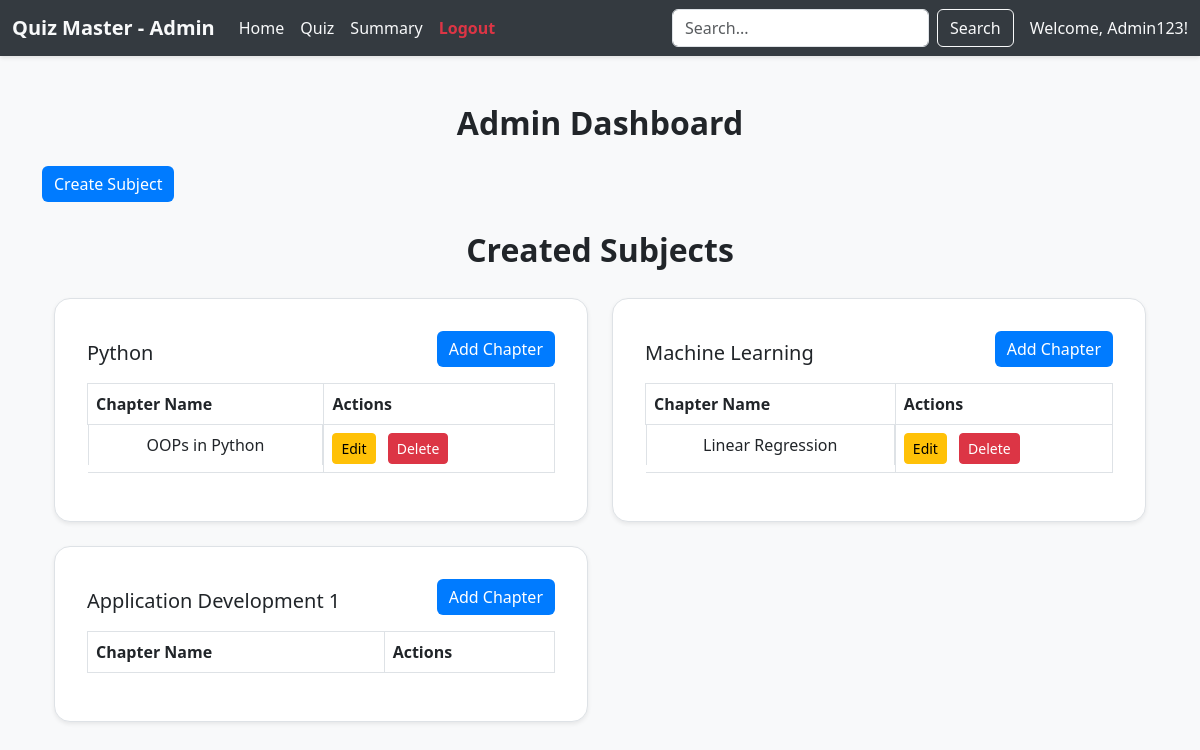
Page /admin_dash on the earlier database version.
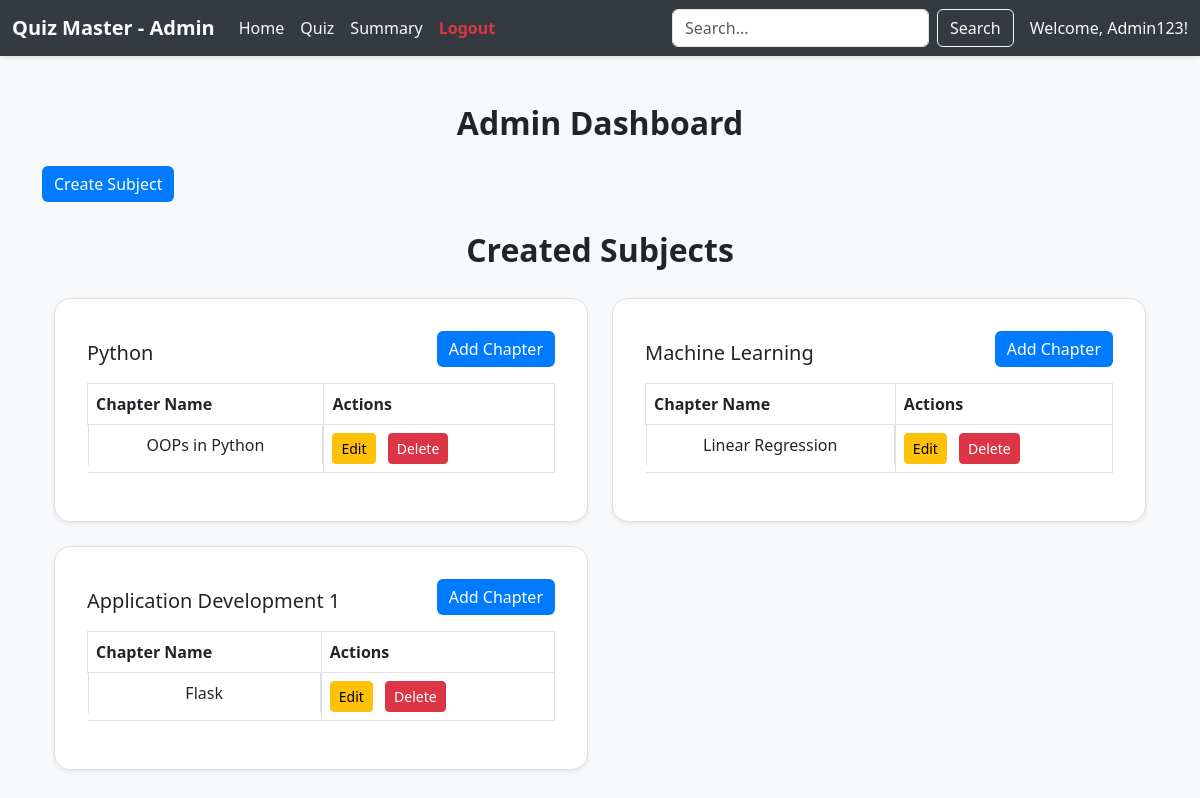
Same page on the later database version.
### applications/models.py (models this page shows)
class User(db.Model):
    id = db.Column(db.Integer, primary_key=True)
    username = db.Column(db.String(), unique=True, nullable=False)
    email = db.Column(db.String(), unique=True, nullable=False)
    password = db.Column(db.String(), nullable=False)
    full_name = db.Column(db.String(), nullable=False)
    qualification = db.Column(db.String(), nullable=False)
    dob = db.Column(db.String(), nullable=False)
    role = db.Column(db.String(), nullable=False, default='user')  # 'admin' or 'user'

class Subject(db.Model):
    id = db.Column(db.Integer, primary_key=True)
    name = db.Column(db.String(), unique=True, nullable=False)
    description = db.Column(db.Text, nullable=True)

class Chapter(db.Model):
    id = db.Column(db.Integer, primary_key=True)
    name = db.Column(db.String(), nullable=False)
    description = db.Column(db.Text, nullable=True)
    num_questions = db.Column(db.Integer, nullable=False)
    subject_id = db.Column(db.Integer, db.ForeignKey('subject.id', ondelete="CASCADE"), nullable=False)
    subject = db.relationship('Subject', backref=db.backref('chapters', lazy=True, cascade="all, delete"))

### applications/controllers.py (the view)
@app.route('/admin_dash')
def admin_dashboard():
    admin_user = User.query.filter_by(role='admin').first()
    subjects = Subject.query.all()
    return render_template('admin_dash.html', this_user=admin_user, subjects=subjects)

### templates/admin_dash.html (shortened to what this page needs)
<!DOCTYPE html>
<html lang="en">
<head>
    <link href="https://cdn.jsdelivr.net/npm/bootstrap@5.3.0/dist/css/bootstrap.min.css" rel="stylesheet">
    <link rel="stylesheet" href="/static/style.css">
</head>
<body>
    <nav class="navbar navbar-expand-lg" style="background-color: #343a40; box-shadow: 0 2px 4px rgba(0, 0, 0, 0.1)">
        <div class="container-fluid">
            <a class="navbar-brand text-light fw-bold" href="#">Quiz Master - Admin</a>
            <div class="collapse navbar-collapse" id="navbarNav">
                <ul class="navbar-nav me-auto">
                    <li class="nav-item"><a class="nav-link active text-light" href="/admin_dash">Home</a></li>
                    <li class="nav-item"><a class="nav-link text-light" href="/quiz_creator" target="_blank">Quiz</a>
                    </li>
                    <li class="nav-item"><a class="nav-link text-light" href="#">Summary</a></li>
                    <li class="nav-item"><a class="nav-link text-danger fw-bold" href="/login">Logout</a></li>
                </ul>
                <form class="d-flex">
                    <input class="form-control me-2" type="search" placeholder="Search..." aria-label="Search">
                    <button class="btn btn-outline-light" type="submit">Search</button>
                </form>
                <span class="navbar-text ms-3 text-light">
                    Welcome, {{ this_user.username }}!
                </span>
            </div>
        </div>
    </nav>
    <div class="container mt-5">
        <h2 style="text-align: center;">Admin Dashboard</h2>
        <a href="/add_subject" class="btn btn-primary mt-3">Create Subject</a>
        <div class="container mt-4">
            <p class="text-center mb-4 fs-2 fw-bold">Created Subjects</p>
            <div class="row">
                {% for subject in subjects %}
                <div class="col-12 col-md-6 mb-4">
                    <div class="card border shadow-sm p-3 rounded-4">
                        <div class="card-body">
                            <div class="d-flex justify-content-between align-items-center">
                                <h5 class="card-title">{{ subject.name }}</h5>
                                <a href="/add_chapter/{{ subject.id }}" class="btn btn-primary mb-3">Add Chapter</a>
                            </div>
                            <table class="table table-bordered">
                                <thead>
                                    <tr>
                                        <th>Chapter Name</th>
                                        <th>Actions</th>
                                    </tr>
                                </thead>
                                <tbody>
                                    {% for chapter in subject.chapters %}
                                    <tr>
                                        <td class="d-flex justify-content-center gap-3"     >{{ chapter.name }}</td>
                                        <td>
                                            <a href="/edit_chapter/{{ chapter.id }}"
                                                class="btn btn-warning btn-sm me-2">Edit</a>
                                            <a href="/delete_chapter/{{ chapter.id }}"
                                                class="btn btn-danger btn-sm">Delete</a>
                                        </td>
                                    </tr>
                                    {% endfor %}
                                </tbody>
                            </table>
                        </div>
                    </div>
                </div>
                {% endfor %}
            </div>
        </div>
    </div>
</body>
</html>

### static/style.css (style rules this page uses)
body { background-color: #f8f9fa; }
h2 { font-weight: bold; }
.btn-primary { background-color: #007bff; border: none; }

Differences in the rows shown:
added Chapter: name "Flask", shown under Subject "Application Development 1"
